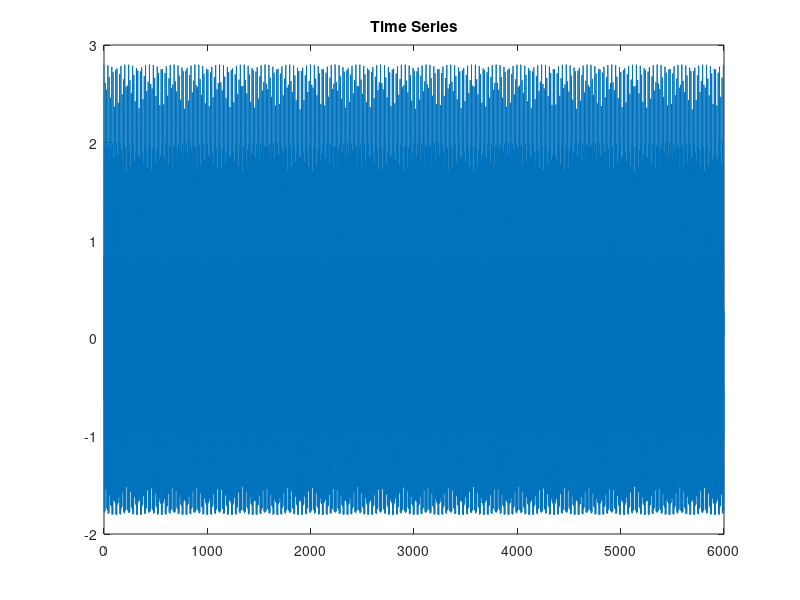
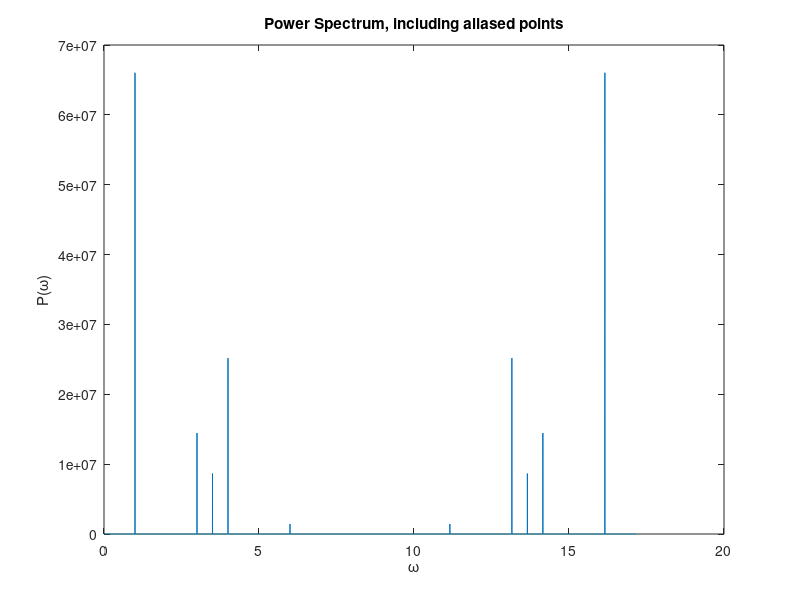

Here is the MATLAB script that generated these plots, in order:
clear; close all;

% Build a time series made up of 5 different frequencies
% then use fft to display the spectrum
N=2^14;
tau=6000/N;
t=0:tau:(N-1)*tau;

% Make a signal consisting of angular frequencies
% w=1, 3, 3.5, 4, and 6
f=cos(t)+.5*cos(3*t)+.4*cos(3.5*t)+.7*cos(4*t)+.2*cos(6*t);

% the time plot is very busy and not very helpful
plot(t,f)
title('Time Series')

% now take the fft and display the power spectrum
g=fft(f);
P=abs(g).^2;
dw=2*pi/(N*tau);
w=0:dw:2*pi/tau-dw;

figure
plot(w,P)
xlabel('\omega')
ylabel('P(\omega)')
title('Power Spectrum, including aliased points')
